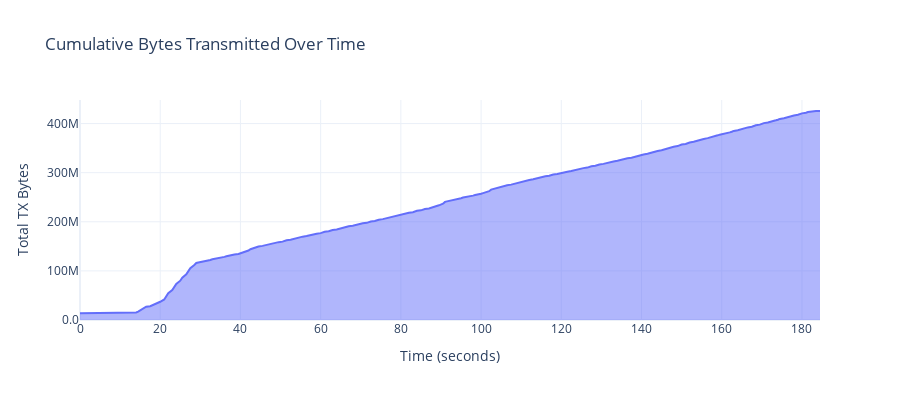

The notebook cell saved with this chart:
### Markdown cell above
## 6. Cumulative Traffic Over Time

Visualize total bytes transmitted over the simulation duration.

### Code cell
# Plot cumulative bytes transmitted
fig = px.area(
    snapshots.to_pandas(),
    x="time_seconds",
    y="total_tx_bytes",
    title="Cumulative Bytes Transmitted Over Time",
    labels={"time_seconds": "Time (seconds)", "total_tx_bytes": "Total TX Bytes"},
)
fig.update_layout(template="plotly_white", height=400)
# Format y-axis to show MB
fig.update_yaxes(tickformat=".2s")
fig.show()

### Figure 1 — Plotly figure (JSON) as saved in the notebook; plotly's stock layout.template omitted (floating-point values rounded to 4 significant figures; data arrays with more than 128 entries replaced by an {"elided": "..."} marker saying what was removed)
{"data": [{"fillpattern": {"shape": ""}, "hovertemplate": "Time (seconds)=%{x}<br>Total TX Bytes=%{y}<extra></extra>", "legendgroup": "", "line": {"color": "#636efa"}, "marker": {"symbol": "circle"}, "mode": "lines", "name": "", "orientation": "v", "showlegend": false, "stackgroup": "1", "type": "scatter", "x": {"elided": "265 float values"}, "xaxis": "x", "y": {"elided": "265 int values"}, "yaxis": "y"}], "layout": {"height": 400, "legend": {"tracegroupgap": 0}, "title": {"text": "Cumulative Bytes Transmitted Over Time"}, "xaxis": {"anchor": "y", "domain": [0, 1], "title": {"text": "Time (seconds)"}}, "yaxis": {"anchor": "x", "domain": [0, 1], "tickformat": ".2s", "title": {"text": "Total TX Bytes"}}}}
